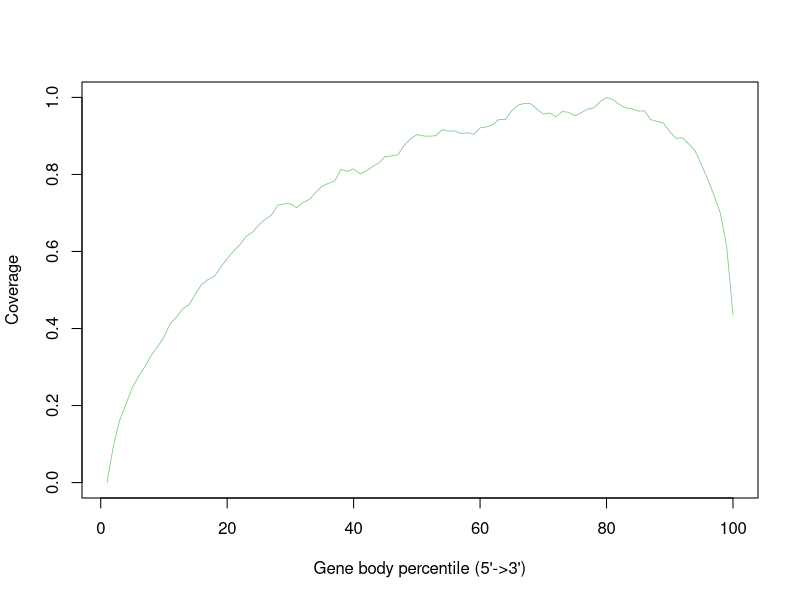

Write the R code that produced this figure.
accepted_hits <- c(0.0,0.09535673839184598,0.16187869636340757,0.20387488989555808,0.24690055995973323,0.2756912986032465,0.3016720145967032,0.33097945765697745,0.3529641688687555,0.3776487982886624,0.4132597206493016,0.4297478608279854,0.4517168428337737,0.46217991065811,0.4907779665282497,0.5153320435384422,0.527320057883478,0.5360356109223606,0.5597277274443186,0.5811705675097522,0.6010585755631056,0.617464923870643,0.639256165848748,0.6501242607273184,0.6687429218573047,0.6835039952183214,0.6941573864351328,0.7203142695356738,0.72388715867623,0.7235521265886498,0.7136678935447338,0.7269881716370957,0.7351657858311312,0.7533684094626903,0.7692399647665786,0.7769173902101422,0.78233216937209,0.8129899647665786,0.8080140304517428,0.8145251352711715,0.8017836919592299,0.8092275386938468,0.8206713225116397,0.830216591166478,0.8466339499182082,0.8479866616333207,0.8510286900717252,0.8758242103938593,0.892193595067321,0.9035524411727696,0.9001226878067196,0.8991694979237448,0.9007550018875047,0.9162577073109349,0.9126014533786334,0.9128428966905751,0.9061886560966402,0.9082814269535674,0.9040479111614446,0.9209033282999874,0.9232579904366428,0.9288961243236441,0.9429863470492009,0.9423241474770354,0.9652604756511891,0.9800003145841198,0.9842739398515163,0.983769818799547,0.9696166792500315,0.9569821945388197,0.9595515603372342,0.9493621806971184,0.9632353403800176,0.9615774820687052,0.952074682270039,0.9603427393985151,0.9693083868126336,0.973144740153517,0.9888590033975085,1.0,0.9945002831257078,0.9816597458160312,0.9727436454007802,0.9703205612180698,0.9647508493771234,0.9649985843714609,0.9423406631433245,0.9374087706052598,0.9335063545992198,0.911559393481817,0.8935415880206368,0.8952678683780043,0.8791989115389455,0.8619652069963508,0.825248521454637,0.7880418711463445,0.7459127658235812,0.6996232855165472,0.6143969422423556,0.4353883540958852)


pdf("geneBody_coverage_output.geneBodyCoverage.curves.pdf")
x=1:100
icolor = colorRampPalette(c("#7fc97f","#beaed4","#fdc086","#ffff99","#386cb0","#f0027f"))(1)
plot(x,accepted_hits,type='l',xlab="Gene body percentile (5'->3')", ylab="Coverage",lwd=0.8,col=icolor[1])
dev.off()
